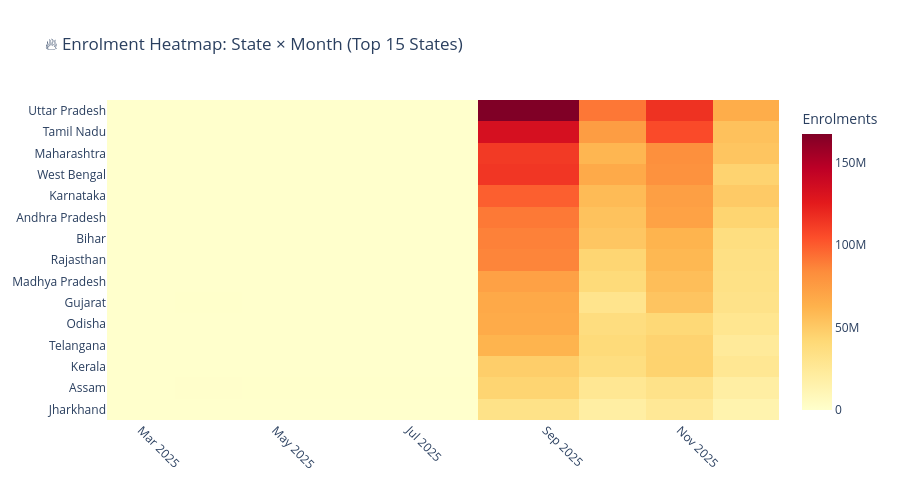

Notebook code for this chart:
### Code cell
# Heatmap
fig = px.imshow(
    pivot_top.values,
    x=pivot_top.columns.tolist(),
    y=pivot_top.index.tolist(),
    color_continuous_scale='YlOrRd',
    title='🔥 Enrolment Heatmap: State × Month (Top 15 States)',
    labels={'color': 'Enrolments'}
)
fig.update_layout(height=500, xaxis_tickangle=45)
fig.show()

### Figure 1 — Plotly figure (JSON) as saved in the notebook; plotly's stock layout.template omitted (floating-point values rounded to 4 significant figures; data arrays with more than 128 entries replaced by an {"elided": "..."} marker saying what was removed)
{"data": [{"coloraxis": "coloraxis", "hovertemplate": "x: %{x}<br>y: %{y}<br>Enrolments: %{z}<extra></extra>", "name": "0", "type": "heatmap", "x": ["2025-03", "2025-04", "2025-05", "2025-06", "2025-07", "2025-09", "2025-10", "2025-11", "2025-12"], "xaxis": "x", "y": ["Uttar Pradesh", "Tamil Nadu", "Maharashtra", "West Bengal", "Karnataka", "Andhra Pradesh", "Bihar", "Rajasthan", "Madhya Pradesh", "Gujarat", "Odisha", "Telangana", "Kerala", "Assam", "Jharkhand"], "yaxis": "y", "z": {"elided": "15x9 int values"}}], "layout": {"coloraxis": {"colorbar": {"title": {"text": "Enrolments"}}, "colorscale": [[0, "rgb(255,255,204)"], [0.125, "rgb(255,237,160)"], [0.25, "rgb(254,217,118)"], [0.375, "rgb(254,178,76)"], [0.5, "rgb(253,141,60)"], [0.625, "rgb(252,78,42)"], [0.75, "rgb(227,26,28)"], [0.875, "rgb(189,0,38)"], [1, "rgb(128,0,38)"]]}, "height": 500, "title": {"text": "🔥 Enrolment Heatmap: State × Month (Top 15 States)"}, "xaxis": {"anchor": "y", "constrain": "domain", "domain": [0, 1], "scaleanchor": "y", "tickangle": 45}, "yaxis": {"anchor": "x", "autorange": "reversed", "constrain": "domain", "domain": [0, 1]}}}
